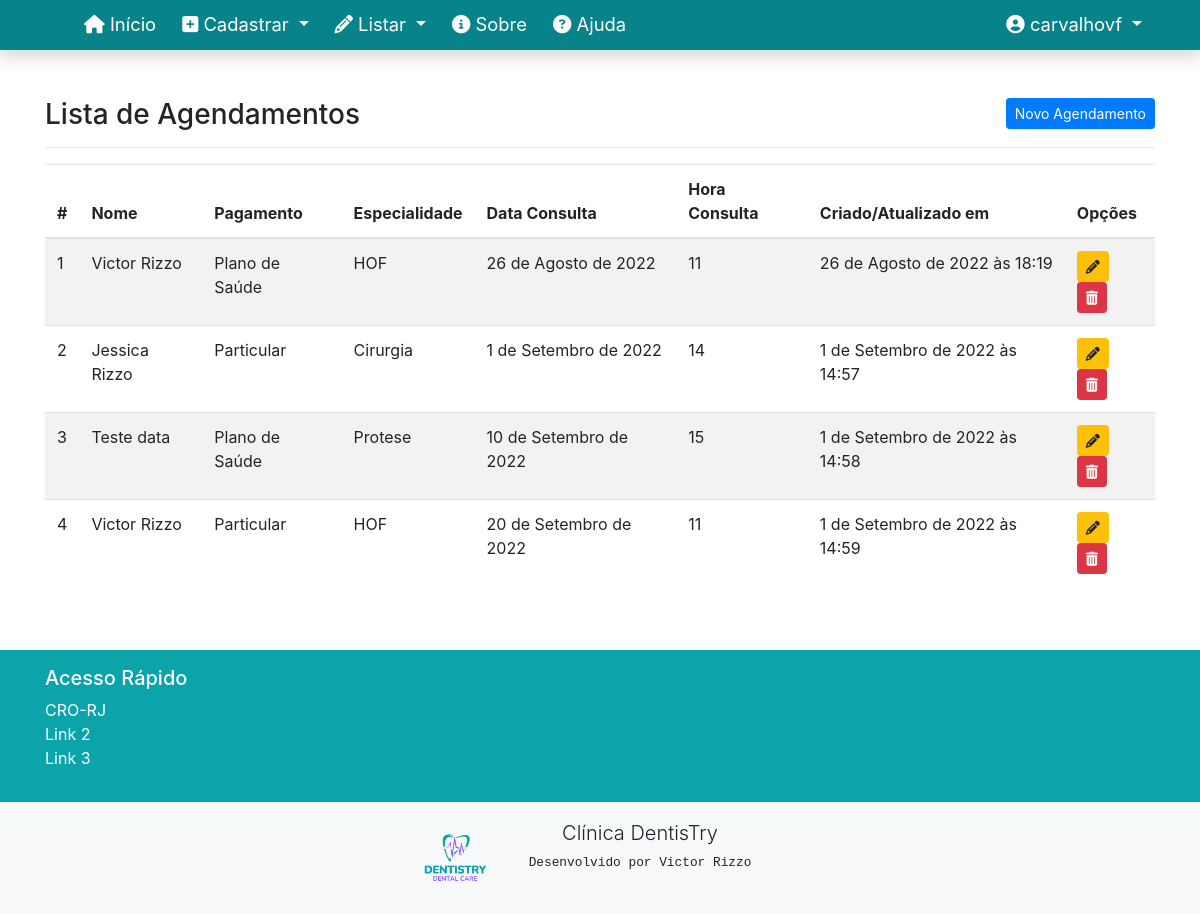
/listar/agendamentos/ (signed in), run on an earlier commit of the app's database.
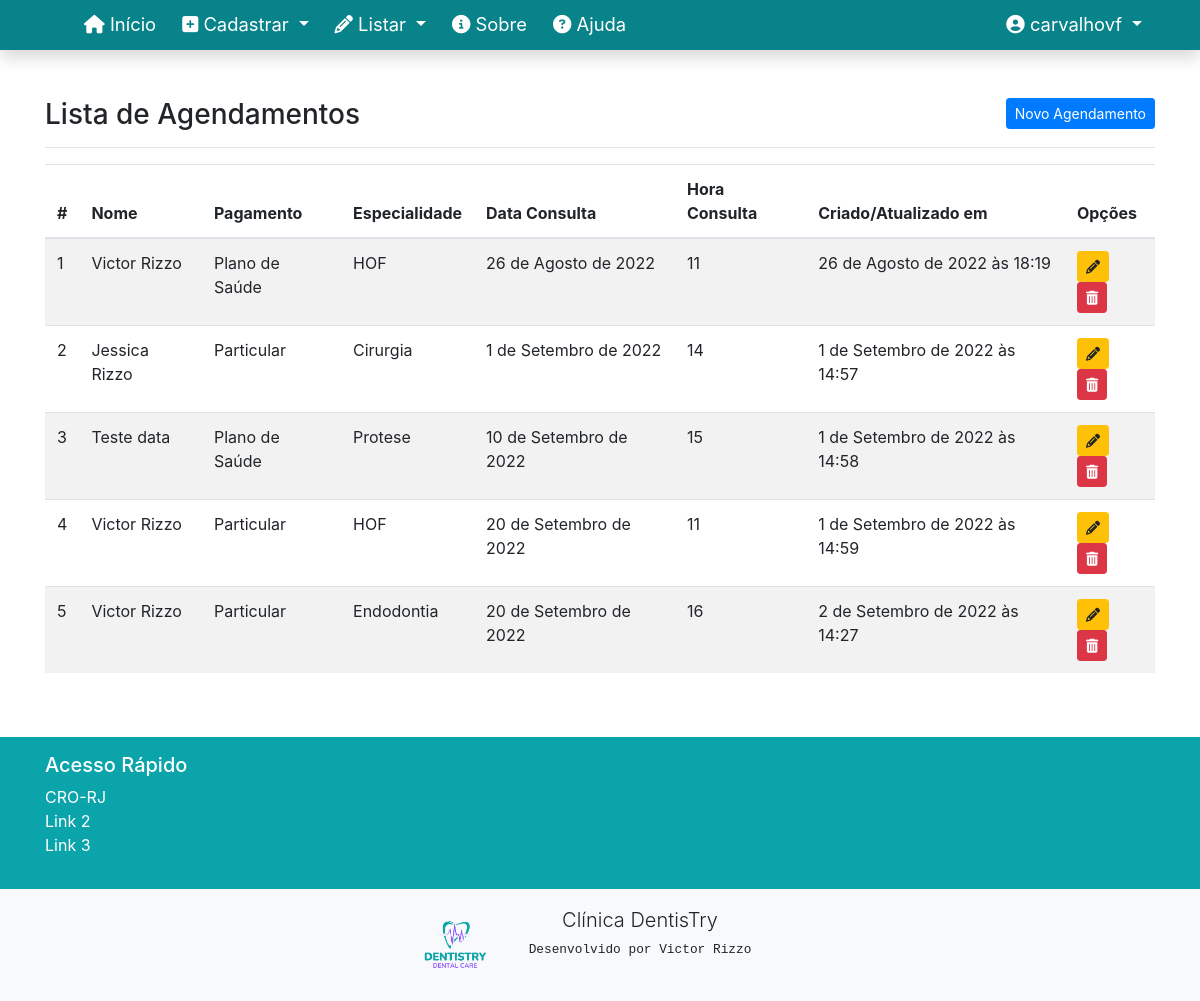
And on a later commit of the database.
### agendamentos/models.py (models this page shows, shortened)
class Agendamento(models.Model):
    TIPO_CHOICES = [
                (1, 'Urgência'),
                (2, 'Avaliação'),
                (3, 'Paciente em tratamento'),
                (4, 'Retorno'),
                (5, 'Parceria'),
            ]
    ESP_CHOICES = [
                (1, 'Cirurgia'),
                (2, 'Endodontia'),
                (3, 'Ortodontia'),
                (4, 'HOF'),
                (5, 'Protese'),
                (6, 'Implantodontia'),
            ]
    PAGAMENTO_CHOICES = [
                (1, 'Particular'),
                (2, 'Plano de Saúde'),
                (3, 'Parceria'),
            ]
    HORARIO_CHOICES = [
                (8, 8),
                (9, 9),
                (10, 10),
                (11, 11),
                (12, 12),
                (14, 14),
                (15, 15),
                (16, 16),
                (17, 17),
                (18, 18),
            ]
    paciente = models.ForeignKey(Paciente, on_delete=models.PROTECT)
    tipo_consulta = models.IntegerField(verbose_name='Tipo de Consulta', choices=TIPO_CHOICES)
    pagamento = models.IntegerField('Pagamento', choices=PAGAMENTO_CHOICES)
    especialidade = models.IntegerField('Especialidade', choices=ESP_CHOICES)
    data_consulta = models.DateField('Data consulta', help_text="DD/MM/AAAA")
    hora_consulta = models.IntegerField('Horário consulta', choices=HORARIO_CHOICES)
    atualizado_em = models.DateTimeField('Atualizado em', auto_now=True)
    class Meta:
        verbose_name = 'Consulta'
        verbose_name_plural = 'Consultas agendadas'

class Paciente(models.Model):
    nome = models.CharField('Nome do paciente', max_length=250)
    cpf = models.CharField('CPF ', max_length=14, help_text="Digite somente os números.")
    email = models.CharField('E-mail', max_length=250, null=True, blank=True)
    data_nascimento = models.DateField('Data de Nascimento', help_text="DD/MM/AAAA")
    celular = models.CharField('Núm. celular', max_length=250, help_text="Digite somente os números.")
    arquivo = models.FileField(upload_to='pdf/')
    atualizado_em = models.DateTimeField('Atualizado em', auto_now=True)
    def __str__(self):
        return str(self.nome)
    class Meta:
        verbose_name = 'Paciente'
        verbose_name_plural = 'Pacientes'

### agendamentos/views.py (the view)
# urls.py: path('listar/agendamentos/', AgendamentoList.as_view(), name='listar-agendamentos'),
class AgendamentoList(LoginRequiredMixin, ListView):
    login_url = reverse_lazy('login')
    model = Agendamento
    template_name = 'agendamentos/listas/agendamento.html'

### agendamentos/templates/agendamentos/listas/agendamento.html (shortened to what this page needs)
{% extends 'paginas/modelo-agendamento.html' %}
{% load static %}
{% block conteudo %}
<h3>
    Lista de Agendamentos
    <a href="{% url 'cadastrar-agendamento' %}" class="btn btn-primary btn-sm float-right">Novo Agendamento</a>
</h3>
<hr>
<div class="table-resposive">
    <table class="table table-striped" id="tabela-listar-agendamentos">
        <thead>
            <tr>
                <th>#</th>
                <th>Nome</th>
                <th>Pagamento</th>
                <th>Especialidade</th>
                <th>Data Consulta</th>
                <th>Hora Consulta</th>
                <th>Criado/Atualizado em</th>
                <th>Opções</th>
            </tr>
        </thead>
        <tbody>
            {% for agendamento in object_list %}
            <tr>
                <td>{{ agendamento.pk }}</td>
                <td>{{ agendamento.paciente }}</td>
                <td>{{ agendamento.get_pagamento_display }}</td>
                <td>{{ agendamento.get_especialidade_display }}</td>
                <td>{{ agendamento.data_consulta }}</td>
                <td>{{ agendamento.hora_consulta }}</td>
                <td>{{ agendamento.atualizado_em }}</td>
                <td>
                    <a href="{% url 'editar-agendamento' agendamento.pk %}" class="btn btn-warning btn-sm" title="Editar">
                        <i class="fa fa-pencil" aria-hidden="true"></i>
                    </a>
                    <a href="{% url 'excluir-agendamento' agendamento.pk %}" class="btn btn-danger btn-sm" title="Excluir">
                        <i class="fa fa-trash" aria-hidden="true"></i>
                    </a>
                </td>
            </tr>
            {% empty %}
            <tr>
                <td colspan="5">Nenhum agendamento registrado.</td>
            </tr>
            {% endfor %}
        </tbody>
    </table>
</div>
{% endblock %}

What changed in the data, as far as the page shows it:
added Agendamento: pk "5", paciente "Victor Rizzo", pagamento "Particular", especialidade "Endodontia", data_consulta "20 de Setembro de 2022", hora_consulta "16", atualizado_em "2 de Setembro de 2022 às 14:27"
